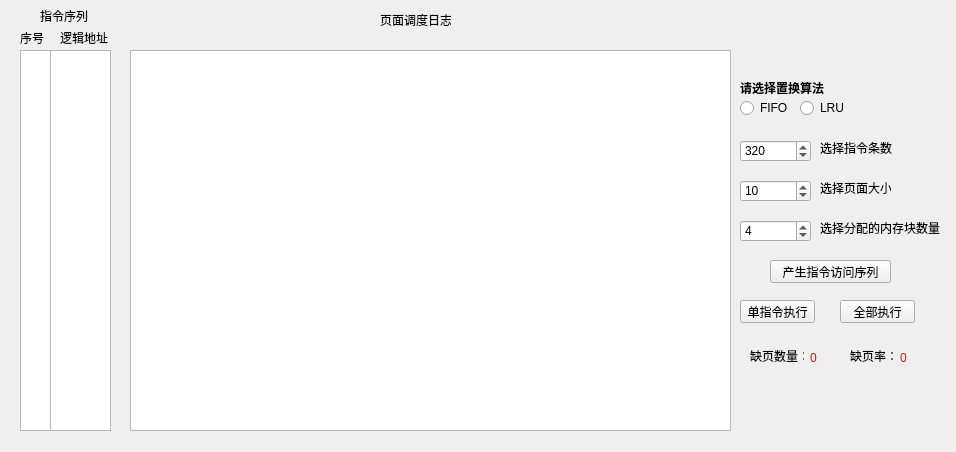
<?xml version="1.0" encoding="UTF-8"?>
<ui version="4.0">
 <class>OS2Class</class>
 <widget class="QMainWindow" name="OS2Class">
  <property name="geometry">
   <rect>
    <x>0</x>
    <y>0</y>
    <width>956</width>
    <height>452</height>
   </rect>
  </property>
  <property name="font">
   <font>
    <weight>50</weight>
    <bold>false</bold>
   </font>
  </property>
  <property name="windowTitle">
   <string>OS2</string>
  </property>
  <widget class="QWidget" name="centralWidget">
   <widget class="QListWidget" name="logList">
    <property name="geometry">
     <rect>
      <x>130</x>
      <y>50</y>
      <width>601</width>
      <height>381</height>
     </rect>
    </property>
   </widget>
   <widget class="QLabel" name="label">
    <property name="geometry">
     <rect>
      <x>380</x>
      <y>10</y>
      <width>71</width>
      <height>20</height>
     </rect>
    </property>
    <property name="text">
     <string>页面调度日志</string>
    </property>
   </widget>
   <widget class="QRadioButton" name="FIFOButton">
    <property name="geometry">
     <rect>
      <x>740</x>
      <y>100</y>
      <width>89</width>
      <height>16</height>
     </rect>
    </property>
    <property name="text">
     <string>FIFO</string>
    </property>
   </widget>
   <widget class="QRadioButton" name="LRUButton">
    <property name="geometry">
     <rect>
      <x>800</x>
      <y>100</y>
      <width>89</width>
      <height>16</height>
     </rect>
    </property>
    <property name="text">
     <string>LRU</string>
    </property>
   </widget>
   <widget class="QLabel" name="label_2">
    <property name="geometry">
     <rect>
      <x>740</x>
      <y>80</y>
      <width>91</width>
      <height>16</height>
     </rect>
    </property>
    <property name="font">
     <font>
      <family>楷体</family>
      <weight>75</weight>
      <bold>true</bold>
     </font>
    </property>
    <property name="text">
     <string>请选择置换算法</string>
    </property>
   </widget>
   <widget class="QLabel" name="label_3">
    <property name="geometry">
     <rect>
      <x>820</x>
      <y>140</y>
      <width>81</width>
      <height>16</height>
     </rect>
    </property>
    <property name="text">
     <string>选择指令条数</string>
    </property>
   </widget>
   <widget class="QLabel" name="label_4">
    <property name="geometry">
     <rect>
      <x>820</x>
      <y>180</y>
      <width>71</width>
      <height>16</height>
     </rect>
    </property>
    <property name="text">
     <string>选择页面大小</string>
    </property>
   </widget>
   <widget class="QLabel" name="label_5">
    <property name="geometry">
     <rect>
      <x>820</x>
      <y>220</y>
      <width>131</width>
      <height>16</height>
     </rect>
    </property>
    <property name="text">
     <string>选择分配的内存块数量</string>
    </property>
   </widget>
   <widget class="QPushButton" name="singleButton">
    <property name="geometry">
     <rect>
      <x>740</x>
      <y>300</y>
      <width>75</width>
      <height>23</height>
     </rect>
    </property>
    <property name="text">
     <string>单指令执行</string>
    </property>
   </widget>
   <widget class="QPushButton" name="allButton">
    <property name="geometry">
     <rect>
      <x>840</x>
      <y>300</y>
      <width>75</width>
      <height>23</height>
     </rect>
    </property>
    <property name="text">
     <string>全部执行</string>
    </property>
   </widget>
   <widget class="QLabel" name="label_6">
    <property name="geometry">
     <rect>
      <x>750</x>
      <y>350</y>
      <width>54</width>
      <height>12</height>
     </rect>
    </property>
    <property name="text">
     <string>缺页数量：</string>
    </property>
   </widget>
   <widget class="QLabel" name="label_7">
    <property name="geometry">
     <rect>
      <x>850</x>
      <y>350</y>
      <width>54</width>
      <height>12</height>
     </rect>
    </property>
    <property name="text">
     <string>缺页率：</string>
    </property>
   </widget>
   <widget class="QSpinBox" name="insNum">
    <property name="geometry">
     <rect>
      <x>740</x>
      <y>140</y>
      <width>71</width>
      <height>22</height>
     </rect>
    </property>
    <property name="maximum">
     <number>10000</number>
    </property>
    <property name="singleStep">
     <number>5</number>
    </property>
    <property name="value">
     <number>320</number>
    </property>
   </widget>
   <widget class="QSpinBox" name="pageSize">
    <property name="geometry">
     <rect>
      <x>740</x>
      <y>180</y>
      <width>71</width>
      <height>22</height>
     </rect>
    </property>
    <property name="value">
     <number>10</number>
    </property>
   </widget>
   <widget class="QSpinBox" name="frameNum">
    <property name="geometry">
     <rect>
      <x>740</x>
      <y>220</y>
      <width>71</width>
      <height>22</height>
     </rect>
    </property>
    <property name="value">
     <number>4</number>
    </property>
   </widget>
   <widget class="QLabel" name="pageErrorNum">
    <property name="geometry">
     <rect>
      <x>810</x>
      <y>350</y>
      <width>21</width>
      <height>16</height>
     </rect>
    </property>
    <property name="styleSheet">
     <string notr="true">color:rgb(255, 0, 0)</string>
    </property>
    <property name="text">
     <string>0</string>
    </property>
   </widget>
   <widget class="QLabel" name="pageErrorRate">
    <property name="geometry">
     <rect>
      <x>900</x>
      <y>350</y>
      <width>41</width>
      <height>16</height>
     </rect>
    </property>
    <property name="styleSheet">
     <string notr="true">color:rgb(255, 0, 0)</string>
    </property>
    <property name="text">
     <string>0</string>
    </property>
   </widget>
   <widget class="QPushButton" name="generateInsSeq">
    <property name="geometry">
     <rect>
      <x>770</x>
      <y>260</y>
      <width>121</width>
      <height>23</height>
     </rect>
    </property>
    <property name="text">
     <string>产生指令访问序列</string>
    </property>
   </widget>
   <widget class="QListWidget" name="insIndex">
    <property name="geometry">
     <rect>
      <x>20</x>
      <y>50</y>
      <width>51</width>
      <height>381</height>
     </rect>
    </property>
   </widget>
   <widget class="QLabel" name="label_8">
    <property name="geometry">
     <rect>
      <x>40</x>
      <y>10</y>
      <width>54</width>
      <height>12</height>
     </rect>
    </property>
    <property name="text">
     <string>指令序列</string>
    </property>
   </widget>
   <widget class="QListWidget" name="insLogicalAddr">
    <property name="geometry">
     <rect>
      <x>50</x>
      <y>50</y>
      <width>61</width>
      <height>381</height>
     </rect>
    </property>
   </widget>
   <widget class="QLabel" name="label_9">
    <property name="geometry">
     <rect>
      <x>20</x>
      <y>30</y>
      <width>31</width>
      <height>16</height>
     </rect>
    </property>
    <property name="text">
     <string>序号</string>
    </property>
   </widget>
   <widget class="QLabel" name="label_10">
    <property name="geometry">
     <rect>
      <x>60</x>
      <y>30</y>
      <width>54</width>
      <height>16</height>
     </rect>
    </property>
    <property name="text">
     <string>逻辑地址</string>
    </property>
   </widget>
  </widget>
 </widget>
 <layoutdefault spacing="6" margin="11"/>
 <resources>
  <include location="os2.qrc"/>
 </resources>
 <connections/>
</ui>
